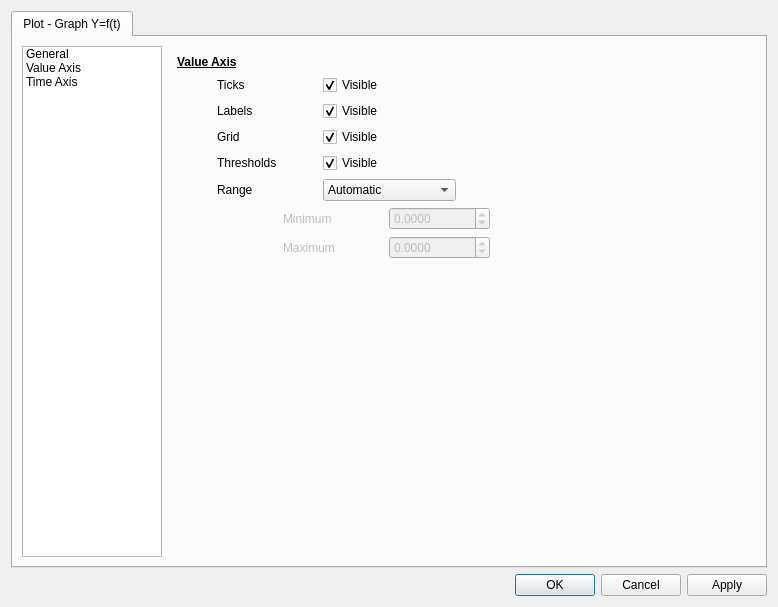
<?xml version="1.0" encoding="UTF-8"?>
<ui version="4.0">
 <class>QTBCurvesTimeEditor</class>
 <widget class="QDialog" name="QTBCurvesTimeEditor">
  <property name="geometry">
   <rect>
    <x>0</x>
    <y>0</y>
    <width>778</width>
    <height>607</height>
   </rect>
  </property>
  <property name="minimumSize">
   <size>
    <width>750</width>
    <height>550</height>
   </size>
  </property>
  <property name="windowTitle">
   <string>Curves Time</string>
  </property>
  <layout class="QVBoxLayout" name="verticalLayout_2">
   <item>
    <widget class="QTabWidget" name="tabWidget">
     <property name="currentIndex">
      <number>0</number>
     </property>
     <widget class="QWidget" name="tab">
      <attribute name="title">
       <string>Plot - Graph Y=f(t)</string>
      </attribute>
      <layout class="QHBoxLayout" name="horizontalLayout_4">
       <item>
        <widget class="QListWidget" name="listWidget">
         <property name="minimumSize">
          <size>
           <width>140</width>
           <height>0</height>
          </size>
         </property>
         <property name="maximumSize">
          <size>
           <width>140</width>
           <height>16777215</height>
          </size>
         </property>
         <property name="editTriggers">
          <set>QAbstractItemView::NoEditTriggers</set>
         </property>
         <property name="currentRow">
          <number>-1</number>
         </property>
         <item>
          <property name="text">
           <string>General</string>
          </property>
         </item>
         <item>
          <property name="text">
           <string>Value Axis</string>
          </property>
         </item>
         <item>
          <property name="text">
           <string>Time Axis</string>
          </property>
         </item>
        </widget>
       </item>
       <item>
        <widget class="QStackedWidget" name="stackedWidget">
         <property name="currentIndex">
          <number>1</number>
         </property>
         <widget class="QWidget" name="generalPage">
          <layout class="QVBoxLayout" name="verticalLayout">
           <item>
            <widget class="QLabel" name="label_17">
             <property name="font">
              <font>
               <weight>75</weight>
               <bold>true</bold>
               <underline>true</underline>
              </font>
             </property>
             <property name="text">
              <string>General</string>
             </property>
            </widget>
           </item>
           <item>
            <layout class="QHBoxLayout" name="horizontalLayout_9">
             <item>
              <spacer name="horizontalSpacer_20">
               <property name="orientation">
                <enum>Qt::Horizontal</enum>
               </property>
               <property name="sizeType">
                <enum>QSizePolicy::Fixed</enum>
               </property>
               <property name="sizeHint" stdset="0">
                <size>
                 <width>40</width>
                 <height>20</height>
                </size>
               </property>
              </spacer>
             </item>
             <item>
              <widget class="QLabel" name="label_8">
               <property name="minimumSize">
                <size>
                 <width>100</width>
                 <height>0</height>
                </size>
               </property>
               <property name="text">
                <string>Background</string>
               </property>
              </widget>
             </item>
             <item>
              <widget class="QCheckBox" name="transparentCheckBox">
               <property name="minimumSize">
                <size>
                 <width>100</width>
                 <height>0</height>
                </size>
               </property>
               <property name="text">
                <string>Transparent</string>
               </property>
               <property name="checked">
                <bool>true</bool>
               </property>
              </widget>
             </item>
             <item>
              <spacer name="horizontalSpacer_6">
               <property name="orientation">
                <enum>Qt::Horizontal</enum>
               </property>
               <property name="sizeHint" stdset="0">
                <size>
                 <width>40</width>
                 <height>20</height>
                </size>
               </property>
              </spacer>
             </item>
            </layout>
           </item>
           <item>
            <layout class="QHBoxLayout" name="horizontalLayout_10">
             <item>
              <spacer name="horizontalSpacer_21">
               <property name="orientation">
                <enum>Qt::Horizontal</enum>
               </property>
               <property name="sizeType">
                <enum>QSizePolicy::Fixed</enum>
               </property>
               <property name="sizeHint" stdset="0">
                <size>
                 <width>40</width>
                 <height>20</height>
                </size>
               </property>
              </spacer>
             </item>
             <item>
              <widget class="QLabel" name="label_9">
               <property name="minimumSize">
                <size>
                 <width>100</width>
                 <height>0</height>
                </size>
               </property>
               <property name="text">
                <string>Legend</string>
               </property>
              </widget>
             </item>
             <item>
              <widget class="QCheckBox" name="legendVisibleCheckBox">
               <property name="minimumSize">
                <size>
                 <width>100</width>
                 <height>0</height>
                </size>
               </property>
               <property name="text">
                <string>Visible</string>
               </property>
               <property name="checked">
                <bool>true</bool>
               </property>
              </widget>
             </item>
             <item>
              <spacer name="horizontalSpacer_7">
               <property name="orientation">
                <enum>Qt::Horizontal</enum>
               </property>
               <property name="sizeHint" stdset="0">
                <size>
                 <width>40</width>
                 <height>20</height>
                </size>
               </property>
              </spacer>
             </item>
            </layout>
           </item>
           <item>
            <layout class="QHBoxLayout" name="horizontalLayout_2">
             <item>
              <spacer name="horizontalSpacer_22">
               <property name="orientation">
                <enum>Qt::Horizontal</enum>
               </property>
               <property name="sizeType">
                <enum>QSizePolicy::Fixed</enum>
               </property>
               <property name="sizeHint" stdset="0">
                <size>
                 <width>40</width>
                 <height>20</height>
                </size>
               </property>
              </spacer>
             </item>
             <item>
              <widget class="QLabel" name="label">
               <property name="minimumSize">
                <size>
                 <width>100</width>
                 <height>0</height>
                </size>
               </property>
               <property name="text">
                <string>Legend position</string>
               </property>
              </widget>
             </item>
             <item>
              <widget class="QComboBox" name="legendPositionComboBox">
               <property name="minimumSize">
                <size>
                 <width>100</width>
                 <height>0</height>
                </size>
               </property>
               <item>
                <property name="text">
                 <string>Top</string>
                </property>
               </item>
               <item>
                <property name="text">
                 <string>Right</string>
                </property>
               </item>
               <item>
                <property name="text">
                 <string>Bottom</string>
                </property>
               </item>
               <item>
                <property name="text">
                 <string>Left</string>
                </property>
               </item>
              </widget>
             </item>
             <item>
              <spacer name="horizontalSpacer_2">
               <property name="orientation">
                <enum>Qt::Horizontal</enum>
               </property>
               <property name="sizeHint" stdset="0">
                <size>
                 <width>40</width>
                 <height>20</height>
                </size>
               </property>
              </spacer>
             </item>
            </layout>
           </item>
           <item>
            <spacer name="verticalSpacer">
             <property name="orientation">
              <enum>Qt::Vertical</enum>
             </property>
             <property name="sizeHint" stdset="0">
              <size>
               <width>20</width>
               <height>40</height>
              </size>
             </property>
            </spacer>
           </item>
          </layout>
         </widget>
         <widget class="QWidget" name="axisPage">
          <layout class="QVBoxLayout" name="verticalLayout_6">
           <item>
            <widget class="QLabel" name="label_18">
             <property name="font">
              <font>
               <weight>75</weight>
               <bold>true</bold>
               <underline>true</underline>
              </font>
             </property>
             <property name="text">
              <string>Value Axis</string>
             </property>
            </widget>
           </item>
           <item>
            <layout class="QHBoxLayout" name="horizontalLayout_11">
             <item>
              <spacer name="horizontalSpacer_23">
               <property name="orientation">
                <enum>Qt::Horizontal</enum>
               </property>
               <property name="sizeType">
                <enum>QSizePolicy::Fixed</enum>
               </property>
               <property name="sizeHint" stdset="0">
                <size>
                 <width>40</width>
                 <height>20</height>
                </size>
               </property>
              </spacer>
             </item>
             <item>
              <widget class="QLabel" name="label_11">
               <property name="minimumSize">
                <size>
                 <width>100</width>
                 <height>0</height>
                </size>
               </property>
               <property name="text">
                <string>Ticks</string>
               </property>
              </widget>
             </item>
             <item>
              <widget class="QCheckBox" name="yticksCheckBox">
               <property name="minimumSize">
                <size>
                 <width>100</width>
                 <height>0</height>
                </size>
               </property>
               <property name="text">
                <string>Visible</string>
               </property>
               <property name="checked">
                <bool>true</bool>
               </property>
              </widget>
             </item>
             <item>
              <spacer name="horizontalSpacer_9">
               <property name="orientation">
                <enum>Qt::Horizontal</enum>
               </property>
               <property name="sizeHint" stdset="0">
                <size>
                 <width>40</width>
                 <height>20</height>
                </size>
               </property>
              </spacer>
             </item>
            </layout>
           </item>
           <item>
            <layout class="QHBoxLayout" name="horizontalLayout_12">
             <item>
              <spacer name="horizontalSpacer_24">
               <property name="orientation">
                <enum>Qt::Horizontal</enum>
               </property>
               <property name="sizeType">
                <enum>QSizePolicy::Fixed</enum>
               </property>
               <property name="sizeHint" stdset="0">
                <size>
                 <width>40</width>
                 <height>20</height>
                </size>
               </property>
              </spacer>
             </item>
             <item>
              <widget class="QLabel" name="label_12">
               <property name="minimumSize">
                <size>
                 <width>100</width>
                 <height>0</height>
                </size>
               </property>
               <property name="text">
                <string>Labels</string>
               </property>
              </widget>
             </item>
             <item>
              <widget class="QCheckBox" name="ylabelsCheckBox">
               <property name="minimumSize">
                <size>
                 <width>100</width>
                 <height>0</height>
                </size>
               </property>
               <property name="text">
                <string>Visible</string>
               </property>
               <property name="checked">
                <bool>true</bool>
               </property>
              </widget>
             </item>
             <item>
              <spacer name="horizontalSpacer_10">
               <property name="orientation">
                <enum>Qt::Horizontal</enum>
               </property>
               <property name="sizeHint" stdset="0">
                <size>
                 <width>40</width>
                 <height>20</height>
                </size>
               </property>
              </spacer>
             </item>
            </layout>
           </item>
           <item>
            <layout class="QHBoxLayout" name="horizontalLayout_14">
             <item>
              <spacer name="horizontalSpacer_25">
               <property name="orientation">
                <enum>Qt::Horizontal</enum>
               </property>
               <property name="sizeType">
                <enum>QSizePolicy::Fixed</enum>
               </property>
               <property name="sizeHint" stdset="0">
                <size>
                 <width>40</width>
                 <height>20</height>
                </size>
               </property>
              </spacer>
             </item>
             <item>
              <widget class="QLabel" name="label_14">
               <property name="minimumSize">
                <size>
                 <width>100</width>
                 <height>0</height>
                </size>
               </property>
               <property name="text">
                <string>Grid</string>
               </property>
              </widget>
             </item>
             <item>
              <widget class="QCheckBox" name="ygridCheckBox">
               <property name="minimumSize">
                <size>
                 <width>100</width>
                 <height>0</height>
                </size>
               </property>
               <property name="text">
                <string>Visible</string>
               </property>
               <property name="checked">
                <bool>true</bool>
               </property>
              </widget>
             </item>
             <item>
              <spacer name="horizontalSpacer_12">
               <property name="orientation">
                <enum>Qt::Horizontal</enum>
               </property>
               <property name="sizeHint" stdset="0">
                <size>
                 <width>40</width>
                 <height>20</height>
                </size>
               </property>
              </spacer>
             </item>
            </layout>
           </item>
           <item>
            <layout class="QHBoxLayout" name="horizontalLayout_18">
             <item>
              <spacer name="horizontalSpacer_26">
               <property name="orientation">
                <enum>Qt::Horizontal</enum>
               </property>
               <property name="sizeType">
                <enum>QSizePolicy::Fixed</enum>
               </property>
               <property name="sizeHint" stdset="0">
                <size>
                 <width>40</width>
                 <height>20</height>
                </size>
               </property>
              </spacer>
             </item>
             <item>
              <widget class="QLabel" name="label_21">
               <property name="minimumSize">
                <size>
                 <width>100</width>
                 <height>0</height>
                </size>
               </property>
               <property name="text">
                <string>Thresholds</string>
               </property>
              </widget>
             </item>
             <item>
              <widget class="QCheckBox" name="ythresholdsCheckBox">
               <property name="minimumSize">
                <size>
                 <width>100</width>
                 <height>0</height>
                </size>
               </property>
               <property name="text">
                <string>Visible</string>
               </property>
               <property name="checked">
                <bool>true</bool>
               </property>
              </widget>
             </item>
             <item>
              <spacer name="horizontalSpacer_16">
               <property name="orientation">
                <enum>Qt::Horizontal</enum>
               </property>
               <property name="sizeHint" stdset="0">
                <size>
                 <width>40</width>
                 <height>20</height>
                </size>
               </property>
              </spacer>
             </item>
            </layout>
           </item>
           <item>
            <layout class="QHBoxLayout" name="horizontalLayout">
             <item>
              <spacer name="horizontalSpacer_27">
               <property name="orientation">
                <enum>Qt::Horizontal</enum>
               </property>
               <property name="sizeType">
                <enum>QSizePolicy::Fixed</enum>
               </property>
               <property name="sizeHint" stdset="0">
                <size>
                 <width>40</width>
                 <height>20</height>
                </size>
               </property>
              </spacer>
             </item>
             <item>
              <widget class="QLabel" name="label_5">
               <property name="minimumSize">
                <size>
                 <width>100</width>
                 <height>0</height>
                </size>
               </property>
               <property name="text">
                <string>Range</string>
               </property>
              </widget>
             </item>
             <item>
              <widget class="QComboBox" name="rangeComboBox">
               <item>
                <property name="text">
                 <string>Automatic</string>
                </property>
               </item>
               <item>
                <property name="text">
                 <string>Parameters Range</string>
                </property>
               </item>
               <item>
                <property name="text">
                 <string>Custom</string>
                </property>
               </item>
              </widget>
             </item>
             <item>
              <spacer name="horizontalSpacer_3">
               <property name="orientation">
                <enum>Qt::Horizontal</enum>
               </property>
               <property name="sizeHint" stdset="0">
                <size>
                 <width>40</width>
                 <height>20</height>
                </size>
               </property>
              </spacer>
             </item>
            </layout>
           </item>
           <item>
            <widget class="QWidget" name="scaleWidget" native="true">
             <property name="enabled">
              <bool>false</bool>
             </property>
             <layout class="QHBoxLayout" name="horizontalLayout_13">
              <property name="leftMargin">
               <number>0</number>
              </property>
              <property name="topMargin">
               <number>0</number>
              </property>
              <property name="rightMargin">
               <number>0</number>
              </property>
              <property name="bottomMargin">
               <number>0</number>
              </property>
              <item>
               <widget class="QLabel" name="label_2">
                <property name="minimumSize">
                 <size>
                  <width>100</width>
                  <height>0</height>
                 </size>
                </property>
                <property name="text">
                 <string/>
                </property>
               </widget>
              </item>
              <item>
               <layout class="QVBoxLayout" name="verticalLayout_4">
                <item>
                 <widget class="QLabel" name="label_10">
                  <property name="minimumSize">
                   <size>
                    <width>100</width>
                    <height>0</height>
                   </size>
                  </property>
                  <property name="text">
                   <string>Minimum</string>
                  </property>
                  <property name="indent">
                   <number>-1</number>
                  </property>
                 </widget>
                </item>
                <item>
                 <widget class="QLabel" name="label_13">
                  <property name="minimumSize">
                   <size>
                    <width>100</width>
                    <height>0</height>
                   </size>
                  </property>
                  <property name="text">
                   <string>Maximum</string>
                  </property>
                  <property name="indent">
                   <number>-1</number>
                  </property>
                 </widget>
                </item>
               </layout>
              </item>
              <item>
               <layout class="QVBoxLayout" name="verticalLayout_5">
                <item>
                 <widget class="QDoubleSpinBox" name="rangeMinDoubleSpinBox">
                  <property name="decimals">
                   <number>4</number>
                  </property>
                  <property name="minimum">
                   <double>-9999999999999999538762658202121142272.000000000000000</double>
                  </property>
                  <property name="maximum">
                   <double>99999999999999996863366107917975552.000000000000000</double>
                  </property>
                 </widget>
                </item>
                <item>
                 <widget class="QDoubleSpinBox" name="rangeMaxDoubleSpinBox">
                  <property name="decimals">
                   <number>4</number>
                  </property>
                  <property name="minimum">
                   <double>-9999999999999999455752309870428160.000000000000000</double>
                  </property>
                  <property name="maximum">
                   <double>999999999999999945575230987042816.000000000000000</double>
                  </property>
                 </widget>
                </item>
               </layout>
              </item>
              <item>
               <spacer name="horizontalSpacer_11">
                <property name="orientation">
                 <enum>Qt::Horizontal</enum>
                </property>
                <property name="sizeHint" stdset="0">
                 <size>
                  <width>136</width>
                  <height>20</height>
                 </size>
                </property>
               </spacer>
              </item>
             </layout>
            </widget>
           </item>
           <item>
            <spacer name="verticalSpacer_3">
             <property name="orientation">
              <enum>Qt::Vertical</enum>
             </property>
             <property name="sizeHint" stdset="0">
              <size>
               <width>20</width>
               <height>303</height>
              </size>
             </property>
            </spacer>
           </item>
          </layout>
         </widget>
         <widget class="QWidget" name="page">
          <layout class="QVBoxLayout" name="verticalLayout_3">
           <item>
            <widget class="QLabel" name="label_19">
             <property name="font">
              <font>
               <weight>75</weight>
               <bold>true</bold>
               <underline>true</underline>
              </font>
             </property>
             <property name="text">
              <string>Time Axis</string>
             </property>
            </widget>
           </item>
           <item>
            <layout class="QHBoxLayout" name="horizontalLayout_15">
             <item>
              <spacer name="horizontalSpacer">
               <property name="orientation">
                <enum>Qt::Horizontal</enum>
               </property>
               <property name="sizeType">
                <enum>QSizePolicy::Fixed</enum>
               </property>
               <property name="sizeHint" stdset="0">
                <size>
                 <width>40</width>
                 <height>20</height>
                </size>
               </property>
              </spacer>
             </item>
             <item>
              <widget class="QLabel" name="label_15">
               <property name="minimumSize">
                <size>
                 <width>100</width>
                 <height>0</height>
                </size>
               </property>
               <property name="text">
                <string>Ticks</string>
               </property>
              </widget>
             </item>
             <item>
              <widget class="QCheckBox" name="xticksCheckBox">
               <property name="minimumSize">
                <size>
                 <width>100</width>
                 <height>0</height>
                </size>
               </property>
               <property name="text">
                <string>Visible</string>
               </property>
               <property name="checked">
                <bool>true</bool>
               </property>
              </widget>
             </item>
             <item>
              <spacer name="horizontalSpacer_13">
               <property name="orientation">
                <enum>Qt::Horizontal</enum>
               </property>
               <property name="sizeHint" stdset="0">
                <size>
                 <width>40</width>
                 <height>20</height>
                </size>
               </property>
              </spacer>
             </item>
            </layout>
           </item>
           <item>
            <layout class="QHBoxLayout" name="horizontalLayout_16">
             <item>
              <spacer name="horizontalSpacer_8">
               <property name="orientation">
                <enum>Qt::Horizontal</enum>
               </property>
               <property name="sizeType">
                <enum>QSizePolicy::Fixed</enum>
               </property>
               <property name="sizeHint" stdset="0">
                <size>
                 <width>40</width>
                 <height>20</height>
                </size>
               </property>
              </spacer>
             </item>
             <item>
              <widget class="QLabel" name="label_16">
               <property name="minimumSize">
                <size>
                 <width>100</width>
                 <height>0</height>
                </size>
               </property>
               <property name="text">
                <string>Labels</string>
               </property>
              </widget>
             </item>
             <item>
              <widget class="QCheckBox" name="xlabelsCheckBox">
               <property name="minimumSize">
                <size>
                 <width>100</width>
                 <height>0</height>
                </size>
               </property>
               <property name="text">
                <string>Visible</string>
               </property>
               <property name="checked">
                <bool>true</bool>
               </property>
              </widget>
             </item>
             <item>
              <spacer name="horizontalSpacer_14">
               <property name="orientation">
                <enum>Qt::Horizontal</enum>
               </property>
               <property name="sizeHint" stdset="0">
                <size>
                 <width>40</width>
                 <height>20</height>
                </size>
               </property>
              </spacer>
             </item>
            </layout>
           </item>
           <item>
            <layout class="QHBoxLayout" name="horizontalLayout_17">
             <item>
              <spacer name="horizontalSpacer_17">
               <property name="orientation">
                <enum>Qt::Horizontal</enum>
               </property>
               <property name="sizeType">
                <enum>QSizePolicy::Fixed</enum>
               </property>
               <property name="sizeHint" stdset="0">
                <size>
                 <width>40</width>
                 <height>20</height>
                </size>
               </property>
              </spacer>
             </item>
             <item>
              <widget class="QLabel" name="label_20">
               <property name="minimumSize">
                <size>
                 <width>100</width>
                 <height>0</height>
                </size>
               </property>
               <property name="text">
                <string>Grid</string>
               </property>
              </widget>
             </item>
             <item>
              <widget class="QCheckBox" name="xgridCheckBox">
               <property name="minimumSize">
                <size>
                 <width>100</width>
                 <height>0</height>
                </size>
               </property>
               <property name="text">
                <string>Visible</string>
               </property>
               <property name="checked">
                <bool>true</bool>
               </property>
              </widget>
             </item>
             <item>
              <spacer name="horizontalSpacer_15">
               <property name="orientation">
                <enum>Qt::Horizontal</enum>
               </property>
               <property name="sizeHint" stdset="0">
                <size>
                 <width>40</width>
                 <height>20</height>
                </size>
               </property>
              </spacer>
             </item>
            </layout>
           </item>
           <item>
            <layout class="QHBoxLayout" name="horizontalLayout_5">
             <item>
              <spacer name="horizontalSpacer_18">
               <property name="orientation">
                <enum>Qt::Horizontal</enum>
               </property>
               <property name="sizeType">
                <enum>QSizePolicy::Fixed</enum>
               </property>
               <property name="sizeHint" stdset="0">
                <size>
                 <width>40</width>
                 <height>20</height>
                </size>
               </property>
              </spacer>
             </item>
             <item>
              <widget class="QLabel" name="label_4">
               <property name="minimumSize">
                <size>
                 <width>100</width>
                 <height>0</height>
                </size>
               </property>
               <property name="text">
                <string>History (sec)</string>
               </property>
               <property name="indent">
                <number>-1</number>
               </property>
              </widget>
             </item>
             <item>
              <widget class="QSpinBox" name="historySpinBox">
               <property name="minimumSize">
                <size>
                 <width>50</width>
                 <height>0</height>
                </size>
               </property>
               <property name="minimum">
                <number>1</number>
               </property>
               <property name="maximum">
                <number>30</number>
               </property>
               <property name="value">
                <number>30</number>
               </property>
              </widget>
             </item>
             <item>
              <spacer name="horizontalSpacer_4">
               <property name="orientation">
                <enum>Qt::Horizontal</enum>
               </property>
               <property name="sizeHint" stdset="0">
                <size>
                 <width>40</width>
                 <height>20</height>
                </size>
               </property>
              </spacer>
             </item>
            </layout>
           </item>
           <item>
            <layout class="QHBoxLayout" name="horizontalLayout_3">
             <item>
              <spacer name="horizontalSpacer_19">
               <property name="orientation">
                <enum>Qt::Horizontal</enum>
               </property>
               <property name="sizeType">
                <enum>QSizePolicy::Fixed</enum>
               </property>
               <property name="sizeHint" stdset="0">
                <size>
                 <width>40</width>
                 <height>20</height>
                </size>
               </property>
              </spacer>
             </item>
             <item>
              <widget class="QLabel" name="label_3">
               <property name="minimumSize">
                <size>
                 <width>100</width>
                 <height>0</height>
                </size>
               </property>
               <property name="text">
                <string>Direction</string>
               </property>
              </widget>
             </item>
             <item>
              <widget class="QComboBox" name="directionComboBox">
               <property name="minimumSize">
                <size>
                 <width>100</width>
                 <height>0</height>
                </size>
               </property>
               <item>
                <property name="text">
                 <string>Right to Left</string>
                </property>
               </item>
               <item>
                <property name="text">
                 <string>Left to Right</string>
                </property>
               </item>
              </widget>
             </item>
             <item>
              <spacer name="horizontalSpacer_5">
               <property name="orientation">
                <enum>Qt::Horizontal</enum>
               </property>
               <property name="sizeHint" stdset="0">
                <size>
                 <width>40</width>
                 <height>20</height>
                </size>
               </property>
              </spacer>
             </item>
            </layout>
           </item>
           <item>
            <spacer name="verticalSpacer_2">
             <property name="orientation">
              <enum>Qt::Vertical</enum>
             </property>
             <property name="sizeHint" stdset="0">
              <size>
               <width>20</width>
               <height>385</height>
              </size>
             </property>
            </spacer>
           </item>
          </layout>
         </widget>
        </widget>
       </item>
      </layout>
     </widget>
    </widget>
   </item>
   <item>
    <widget class="QDialogButtonBox" name="buttonBox">
     <property name="orientation">
      <enum>Qt::Horizontal</enum>
     </property>
     <property name="standardButtons">
      <set>QDialogButtonBox::Apply|QDialogButtonBox::Cancel|QDialogButtonBox::Ok</set>
     </property>
    </widget>
   </item>
  </layout>
 </widget>
 <resources/>
 <connections>
  <connection>
   <sender>buttonBox</sender>
   <signal>accepted()</signal>
   <receiver>QTBCurvesTimeEditor</receiver>
   <slot>accept()</slot>
   <hints>
    <hint type="sourcelabel">
     <x>248</x>
     <y>254</y>
    </hint>
    <hint type="destinationlabel">
     <x>157</x>
     <y>274</y>
    </hint>
   </hints>
  </connection>
  <connection>
   <sender>buttonBox</sender>
   <signal>rejected()</signal>
   <receiver>QTBCurvesTimeEditor</receiver>
   <slot>reject()</slot>
   <hints>
    <hint type="sourcelabel">
     <x>316</x>
     <y>260</y>
    </hint>
    <hint type="destinationlabel">
     <x>286</x>
     <y>274</y>
    </hint>
   </hints>
  </connection>
 </connections>
</ui>
